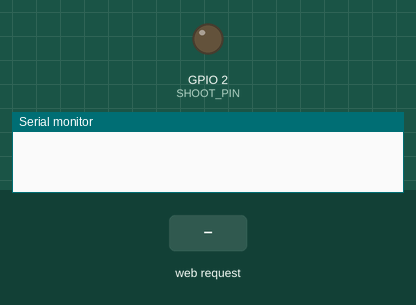
A sketch run on a simulated ESP8266 (NodeMCU). On the bench: output pins drawn as LEDs (lit = HIGH), the last lines printed to the serial monitor. The test bench sets the inputs (shaded band).

Above: at 1.2 s.
1.3 s: HTTP request GET /shoot received
At 1.6 s:
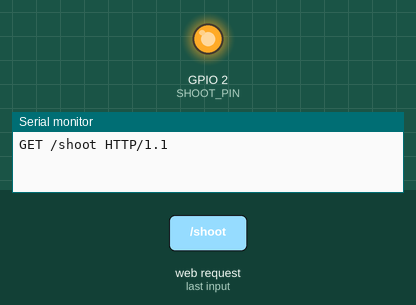
4.8 s: HTTP request GET /inter received
At 5.8 s:
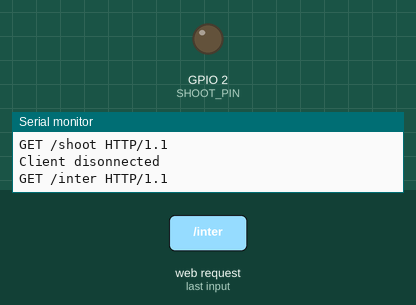
Timing chart, 0 to 11.8 s (numbered marks = the images above; inputs shaded):
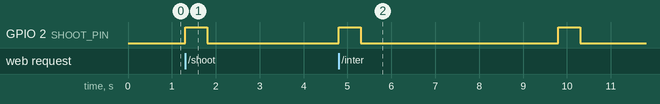

Measured:
- after the input at 1.3 s, GPIO 2 (SHOOT_PIN): LOW → HIGH at once, → LOW 0.50 s later
- after the input at 4.8 s, GPIO 2 (SHOOT_PIN): alternates HIGH for 0.50 s and LOW for 4.5 s, starting at once

The sketch:

main.ino
```cpp
/* main.ino
 *
 * francesco urbani
 *
 */

#include <ESP8266WiFi.h>

/* define of commands used to trigger the shutter.
 * depending on whether I use the optocoupler or I connect the camera directly to GPIO0, these two needs to be swapped.
 */
#define TRIGGER 1   /* TRIGGER = 0, shoot occurs if GPIO0 is attached to the camera. */
                    /* TRIGGER = 1, shoot occurs if the optocoupler is involved. */
#define HALT    0

#define INDEX  "<!DOCTYPE html> <head> <html lang='en'> <meta charset='UTF-8'> <meta name='viewport' content='width=device-width, initial-scale=1.0'/> <link rel='icon' type='image/png' href='img/dslr_favicon.png'/> <title>Tiny shutter</title> <style> h1 { font-family: arial; color: blue; text-align: center; font-size: 20px; } button { font-family: arial; box-shadow: 0 12px 36px 0 rgba(0,0,0,0.24), 0 20px 50px 0 rgba(0,0,0,0.19); width: 100%; height: 80px; /* height of a single button*/ border: none; color: #d8d8d8; text-align: center; font-size: 30px; background-color: #3b02ff; } #shootButton { background-color: #0a0aae; } #intervallometerButton { background-color: #3fc5ff; } #copy { font-size: 8px; margin-top: 1cm; font-family: monospace; text-align: center; } </style> </head> <!-- <h1>Camera remote</h1> --> <!-- fork me on GitHub ribbon --> <!-- <a href='https://github.com/fu0x11/camera-shutter-esp8266' target='_blank'><img style='position: absolute; top: 0; right: 0; border: 0; height: 2.6cm; width: 2.6cm' src='img/forkme.png' data-canonical-src=''></a> --> <body> <p><a href=index.html><button id='shootButton'>SINGLE SHOOT</button></a></p> <!-- /shoot --> <!-- index.html --> <p><a href=index.html><button>DELAYED SHOOT</button></a></p> <!-- /delshoot --> <!-- index.html --> <p><a href=index.html><button>BURST</button></a></p> <!-- /burst --> <!-- index.html --> <p><a href=index.html><button>DELAYED BURST</button></a></p> <!-- /delburst --> <!-- index.html --> <p><a href=interv.html><button id='intervallometerButton'>INTERVALLOMETER</button></a></p> <!-- /interv --> <!-- innterv.html --> </body> <!-- copy --> <div id='copy'> &copy francesco urbani </div> <!-- end copy --> </html> "
#define INTERV "<!DOCTYPE html> <head> <html lang='en'> <meta charset='UTF-8'> <meta name='viewport' content='width=device-width, initial-scale=1.0'/> <link rel='icon' type='image/png' href='img/dslr_favicon.png'/> <title>Tiny shutter</title> <style> h1 { font-family: arial; color: #ff0000; text-align: center; font-size: 20px; } button { font-family: arial; box-shadow: 0 12px 36px 0 rgba(0,0,0,0.24), 0 20px 50px 0 rgba(0,0,0,0.19); width: 100%; height: 464px; /* result of (height of a button)*(number of buttons)+(default button distance)*(number of distances) */ /* 80 * 5 + 16 * 4 */ border: none; color: #d8d8d8; text-align: center; font-size: 80px; background-color: #00DD00; } #offButton { background-color: #ff0000; } #copy { font-size: 8px; margin-top: 1cm; font-family: monospace; text-align: center; } </style> </head> <!-- fork me on GitHub ribbon --> <!-- <a href='https://github.com/fu0x11/camera-shutter-esp8266' target='_blank'><img style='position: absolute; top: 0; right: 0; border: 0; height: 2.6cm; width: 2.6cm' src='img/forkme.png' data-canonical-src=''></a> --> <!-- <h1>Camera remote</h1> --> <body> <p><a href=index.html><button id='offButton'>OFF</button></a></p> <!-- /off --> <!-- index.html --> <!-- copy --> <div id='copy'> &copy francesco urbani </div> <!-- end copy --> </body> </html> "

const int SHOOT_PIN = 2;    /* LED hooked up on GPIO 0 */
const int SHOOTING_TIME = 500;  // ms. the time that the shutter button is being pressed.
                                // in that time the camera needs to focus and shoot.
const int INTERV_TIME = 5000-SHOOTING_TIME;   // intervallometer time = 5 seconds.

WiFiServer server(80);
void blinkLED();

void setup() {
  initHardware();
  setupWiFi();
  server.begin();
}

void loop() {

  WiFiClient client = server.available();   /* Check if a client has connected */
  if (!client) return;

  // Read the first line of the request
  String req = client.readStringUntil('\r');
  Serial.println(req);
  client.flush();

  // Prepare the response. Start with the common header and change the rest according to the request:
  String s = "HTTP/1.1 200 OK\r\n";
  s += "Content-Type: text/html\r\n\r\n";


  // Match the request
  int val = -1;   /* We'll use 'val' to keep track of both the request type (read/set) and value if set. */

  if (req.indexOf("/shoot") != -1)
    val = 0;
  else if (req.indexOf("/off") != -1)
    val = 1;
  else if (req.indexOf("/inter") != -1)
    val = 2;
  else if (req.indexOf("/delshoot") != -1)
    val = 3;
  else if (req.indexOf("/burst") != -1)
    val = 4;
  else if (req.indexOf("/delburst") != -1)
    val = 5;
  else    /* Otherwise the request is invalid. */
    val = 1;

  client.flush();

  switch (val) {
    case 0: // shoot
      /* index.html */
      s += INDEX;
      client.flush();
      client.print(s);
      val = 1;
      shoot();
      break;
    case 1: // off
      /* index.html */
      s += INDEX;
      client.flush();
      client.print(s);
      val = 1;
      digitalWrite(SHOOT_PIN, HALT);
      break;
    case 2: // intervallometer
      /* interv.html */
      s += INTERV;
      client.flush();
      client.print(s);
      intervallometer();
      break;
    case 3: // delayed_shoot
      /* index.html */
      s += INDEX;
      client.flush();
      client.print(s);
      val = 1;
      digitalWrite(SHOOT_PIN, HALT);
      delay(2000);  /* ms of delay before shooting */
      shoot();
      break;
    case 4: // burst. Warning: the camera needs to be set on burst mode too!
      /* index.html */
      s += INDEX;
      client.flush();
      client.print(s);
      val = 1;
      digitalWrite(SHOOT_PIN, TRIGGER);
      delay(3000);
      digitalWrite(SHOOT_PIN, HALT);
      break;
    case 5: // delayed burst. Warning: the camera needs to be set on burst mode too!
      /* index.html */
      s += INDEX;
      client.flush();
      client.print(s);
      val = 1;
      delay(2000);  // ms of delay before burst.
      digitalWrite(SHOOT_PIN, TRIGGER);
      delay(3000);
      digitalWrite(SHOOT_PIN, HALT);
      break;
    default:
      /* index.html */
      s += INDEX;
      client.flush();
      client.print(s);
      val = 1;
      digitalWrite(SHOOT_PIN, HALT);
  }

  // client.print(s); /* Send the response to the client */
                      /* displays the actual webpage */

  Serial.println("Client disonnected");  /* The client will actually be disconnected when the function returns and 'client' object is detroyed */
}


void setupWiFi() {
  WiFi.mode(WIFI_AP);   /* configure esp8266 as access point */
  const char AP_NameChar[] = "";
  const char WiFiAPPSK[]   = "";
  WiFi.softAP(AP_NameChar, WiFiAPPSK);
}

void initHardware() {
  // Serial.begin(115200);
  pinMode(SHOOT_PIN, OUTPUT);
  digitalWrite(SHOOT_PIN, HALT);
  return;
}

void shoot(){
	digitalWrite(SHOOT_PIN, HALT);
  digitalWrite(SHOOT_PIN, TRIGGER);
  delay(SHOOTING_TIME);
  digitalWrite(SHOOT_PIN, HALT);
  return;
}

void intervallometer(){
  while(1){
    digitalWrite(SHOOT_PIN, HALT);
    digitalWrite(SHOOT_PIN, TRIGGER);
    delay(SHOOTING_TIME);
    digitalWrite(SHOOT_PIN, HALT);
    delay(INTERV_TIME);
  }
  return;
}
```
